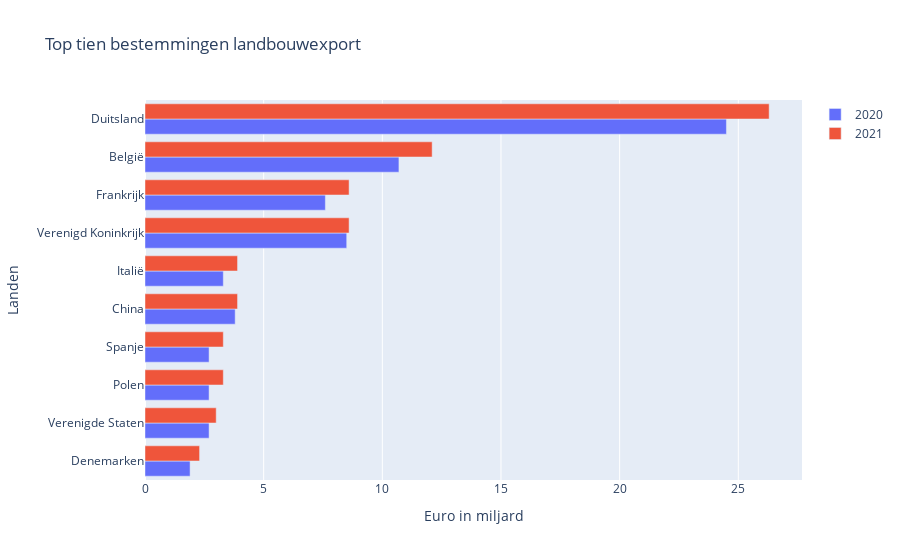

The code cell stored with this chart in its notebook:
### Markdown cell above
Nederland exporteert het grootste aandeel van haar agrarische producten naar landen binnen de Europese Unie. Zoals in de grafiek hieronder te zien, het grootste deel naar Duitsland en België. Wij kijken hier naar de verschillen tussen Duitsland en Nederland in termen van productie en de uitstoot die dit produceert, om te kijken naar de netto invloed op aarde als de veestapel wordt gehalveerd in Nederland en er minder export zal kunnen plaatsvinden.

### Code cell
#grafiek export landen

export_landen = pd.read_csv('datasets/bestemmingen_landbouwexport.csv')
export_landen['2020 (mld euro)'] = export_landen['2020 (mld euro)'].str.replace(',', '.').astype(float)
export_landen['2021 (mld euro)'] = export_landen['2021 (mld euro)'].str.replace(',', '.').astype(float)

export_landen_reversed = export_landen.iloc[::-1] #done with chat gpt with  prompt "how to order it in the opposite way as in the csv file"

layout = go.Layout(
    title='Top tien bestemmingen landbouwexport',
    xaxis=go.layout.XAxis(
        title='Euro in miljard',
    ),
    yaxis=go.layout.YAxis(
        title='Landen',
        type='category',
        categoryorder='array',                                      #done with chat gpt with  prompt "how to order it in the opposite way as in the csv file"
        categoryarray=export_landen_reversed['Landen'].tolist()     #done with chat gpt with  prompt "how to order it in the opposite way as in the csv file"
    )
)

trace1 = go.Bar(
    y=export_landen['Landen'],
    x=export_landen['2020 (mld euro)'],
    name='2020',
    orientation= 'h',
)

trace2 = go.Bar(
    y=export_landen['Landen'],
    x=export_landen['2021 (mld euro)'],
    name='2021',
    orientation='h',
)

fig = go.Figure(data=[trace1, trace2], layout=layout)

fig.show()

### Figure 1 — Plotly figure (JSON) as saved in the notebook; plotly's stock layout.template omitted (floating-point values rounded to 4 significant figures)
{"data": [{"name": "2020", "orientation": "h", "type": "bar", "x": [24.5, 10.7, 7.6, 8.5, 3.3, 3.8, 2.7, 2.7, 2.7, 1.9], "y": ["Duitsland", "België", "Frankrijk", "Verenigd Koninkrijk", "Italië", "China", "Spanje", "Polen", "Verenigde Staten", "Denemarken"]}, {"name": "2021", "orientation": "h", "type": "bar", "x": [26.3, 12.1, 8.6, 8.6, 3.9, 3.9, 3.3, 3.3, 3, 2.3], "y": ["Duitsland", "België", "Frankrijk", "Verenigd Koninkrijk", "Italië", "China", "Spanje", "Polen", "Verenigde Staten", "Denemarken"]}], "layout": {"title": {"text": "Top tien bestemmingen landbouwexport"}, "xaxis": {"title": {"text": "Euro in miljard"}}, "yaxis": {"categoryarray": ["Denemarken", "Verenigde Staten", "Polen", "Spanje", "China", "Italië", "Verenigd Koninkrijk", "Frankrijk", "België", "Duitsland"], "categoryorder": "array", "title": {"text": "Landen"}, "type": "category"}}}
